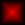
Frame 1 (no input)
Frame 60 (the mouse pressed at the canvas centre just before this capture): identical to frame 1, image omitted
Frame 120 (the mouse held since frame 60 and released just before this capture): identical to frame 1, image omitted

The Processing sketch that drew this single still picture (run headless with seeded random() and noise(); from frame 60 on, the mouse is pressed at the canvas centre):

// Processing sketch: viereck
// ── viereck.pde
void setup(){
 size(25,25); 
noStroke();
 for(int i=0; i<25 ; i=i+2){
   fill(5+i*10,0,0);
   //fill(255-i*10,0,0);
  rect(i/2,i/2,25-i,25-i); 
  }
}
void draw(){
 
  
}
